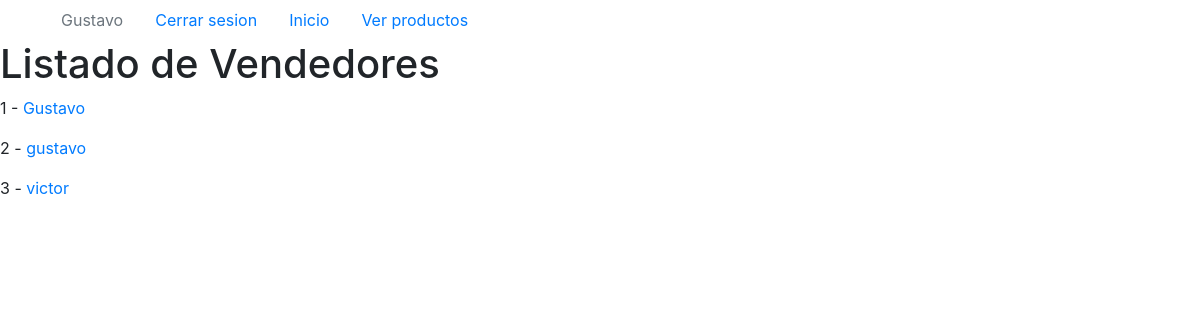
/vendedores/ (signed in), run on the app's committed database.
### vendedor/models.py (models this page shows, shortened)
class Vendedor(models.Model):
  user = models.OneToOneField(User, on_delete=models.CASCADE)
  tienda = models.CharField(max_length=100)
  def get_absolute_url(self):
    return reverse('vendedor:vendedor-detail', kwargs = {'pk': self.id})

### vendedor/views.py (the view)
# urls.py: path('', VendedorListView.as_view(), name = 'vendedor-list'),
class VendedorListView(ListView):
  model = Vendedor
  @method_decorator(login_required)
  def dispatch(self, request, *args, **kwargs):
    return super().dispatch(request, *args, **kwargs)

### vendedor/templates/vendedor/vendedor_list.html (shortened to what this page needs)
{% extends 'baseven.html' %}
{% block body %}
<h1> Listado de Vendedores </h1>
{% for instance in object_list %}
  <p>
    {{ instance.id }} -
    <a href='{{ instance.get_absolute_url }}'>{{ instance.user.username }}</a>
  </p>
{% endfor %}
{% endblock %}

### productos/templates/nav.html (shortened to what this page needs)
{% load static %}
<div class="container">
  <ul class="nav">
    {% if request.user.is_authenticated %}
      <li class="nav-item">
        <a class="nav-link disabled" href="#">{{ request.user }}</a>
      </li>
      <li class="nav-item">
        <a class="nav-link" href="{% url 'logout' %}">Cerrar sesion</a>
      </li>
      <li class="nav-item">
        <a class="nav-link" href="{% url 'inicio' %}">Inicio</a>
      </li>
      <li class="nav-item">
        <a class="nav-link" href="{{ Vendedor.get_absolute_url }}">Ver productos</a>
      </li>
    {% endif %}
  </ul>
</div>

### data on the page
Vendedor: id "1", user.username "Gustavo"
Vendedor: id "2", user.username "gustavo"
Vendedor: id "3", user.username "victor"

### other printed values
{{ request.user }} "Gustavo"
